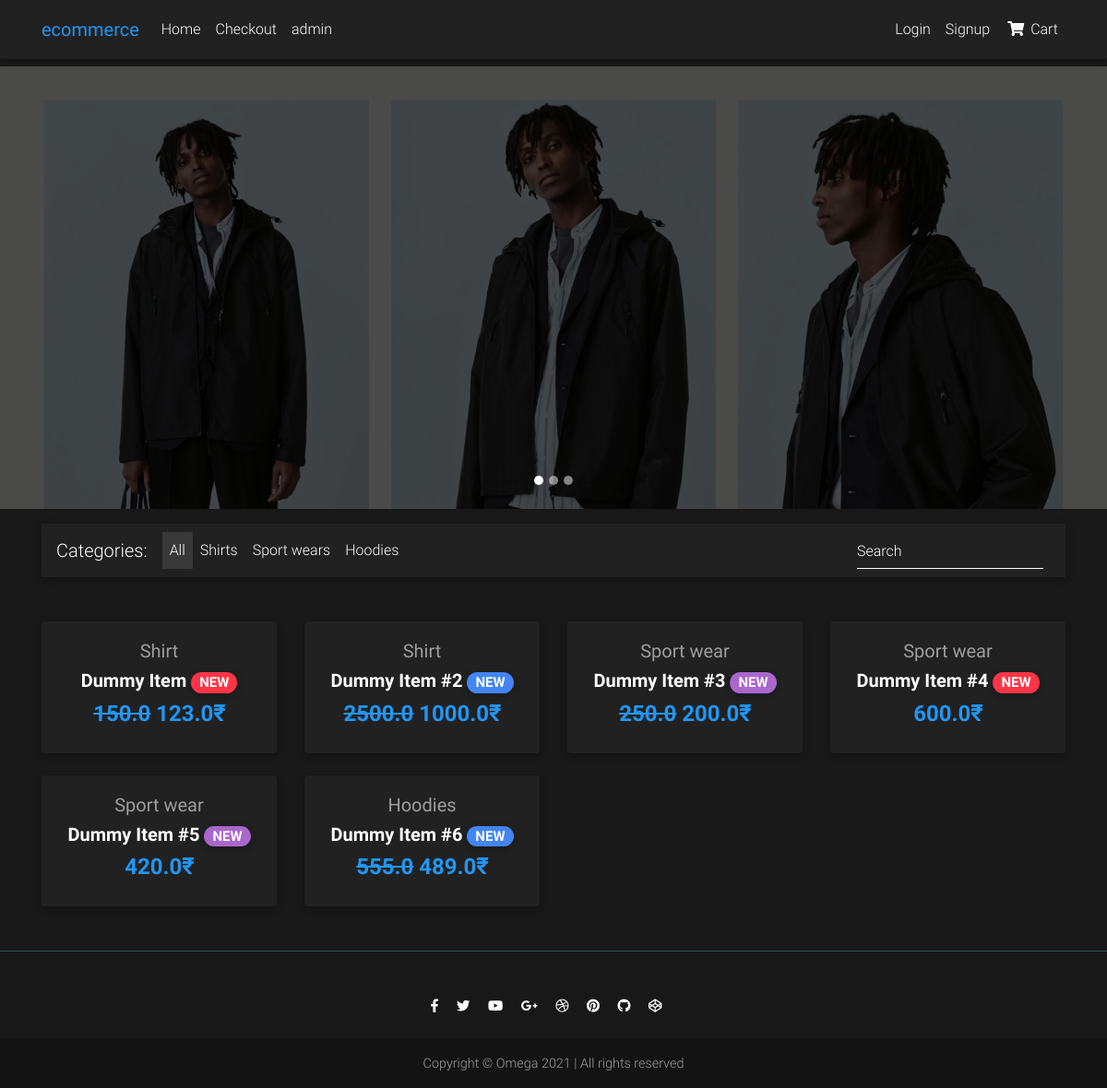
/, run on an earlier commit of the app's database.
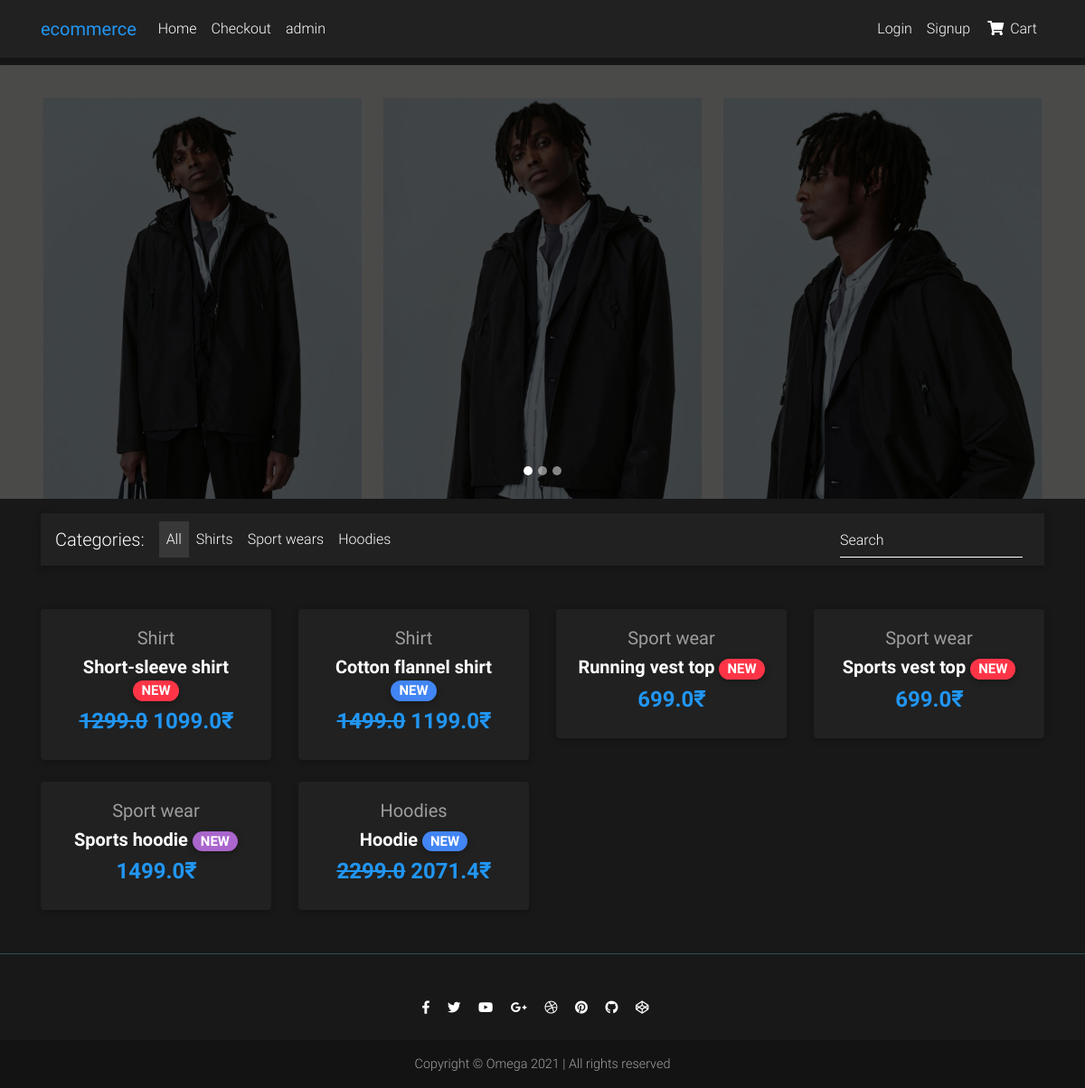
And on a later commit of the database.
### core/models.py (models this page shows, shortened)
class Item(models.Model):
    title = models.CharField(max_length=100)
    price = models.FloatField()
    discount_price = models.FloatField(blank=True, null=True)
    category = models.CharField(choices=CATEGORY_CHOICES, max_length=2)
    label = models.CharField(choices=LABEL_CHOICES, max_length=1)
    image = models.ImageField(upload_to="img/%y")
    slug = models.SlugField(default="test-product")
    description = models.TextField()
    additional_image1 = models.ImageField(
        upload_to="img/%y", blank=True, null=True)
    additional_image2 = models.ImageField(
        upload_to="img/%y", blank=True, null=True)
    additional_image3 = models.ImageField(
        upload_to="img/%y", blank=True, null=True)
    additional_info = models.TextField(default="This is a description field.")
    def get_absolute_url(self):
        return reverse("core:product", kwargs={
            'slug': self.slug
        })

### core/views.py (the view)
# urls.py: path('', HomeView.as_view(), name='home'),
class HomeView(ListView):
    model = Item
    paginate_by = 8
    template_name = "home.html"

### templates/home.html (shortened to what this page needs)
{% extends "base.html" %} {% load static %}
{% block body %}
<div id="carousel-example-1z" class="carousel slide carousel-fade " data-ride="carousel">
    <ol class="carousel-indicators">
        <li data-target="#carousel-example-1z" data-slide-to="0" class="active"></li>
        <li data-target="#carousel-example-1z" data-slide-to="1"></li>
        <li data-target="#carousel-example-1z" data-slide-to="2"></li>
    </ol>
    <div class="carousel-inner" role="listbox">
        <div class="carousel-item active">
            <div class="view"
                style="background-image: url('/static/img/carousel/carousel1.jpg'); background-repeat: no-repeat; background-size: cover;">
                <div class="mask rgba-black-strong d-flex justify-content-center align-items-center">
                </div>
            </div>
        </div>
    </div>
    <a class="carousel-control-prev" href="#carousel-example-1z" role="button" data-slide="prev">
        <span class="carousel-control-prev-icon" aria-hidden="true"></span>
    </a>
    <a class="carousel-control-next" href="#carousel-example-1z" role="button" data-slide="next">
        <span class="carousel-control-next-icon" aria-hidden="true"></span>
    </a>
</div>
<main>
    <div class="container">
        <nav class="navbar navbar-expand-lg navbar-dark bg-dark lighten-3 mt-3 mb-5">
            <span class="navbar-brand">Categories:</span>
            <div class="collapse navbar-collapse" id="basicExampleNav">
                <ul class="navbar-nav mr-auto">
                    <li class="nav-item active">
                        <a class="nav-link" href="#">All
                        </a>
                    </li>
                    <li class="nav-item">
                        <a class="nav-link" href="#">Shirts</a>
                    </li>
                    <li class="nav-item">
                        <a class="nav-link" href="#">Sport wears</a>
                    </li>
                    <li class="nav-item">
                        <a class="nav-link" href="#">Hoodies</a>
                    </li>
                </ul>
                <form class="form-inline">
                    <div class="md-form my-0">
                        <input class="form-control mr-sm-2" type="text" placeholder="Search" aria-label="Search">
                    </div>
                </form>
            </div>
        </nav>
        <section class="text-center mb-4">
            <div class="row wow fadeIn">
                {% for item in object_list %}
                <div class="col-lg-3 col-md-6 mb-4">
                    <div class="card text-white bg-dark">
                        <div class="card-body text-center">
                            <a href="" class="grey-text">
                                <h5>{{ item.get_category_display }}</h5>
                            </a>
                            <h5>
                                <strong>
                                    <a href="{{ item.get_absolute_url }}" class="text-white">{{ item.title }}
                                        <span class="badge badge-pill {{ item.get_label_display }}-color">NEW</span>
                                    </a>
                                </strong>
                            </h5>
                            <h4 class="font-weight-bold blue-text">
                                <strong>
                                    {% if item.discount_price %}
                                    <del>{{ item.price }}</del>
                                    {{ item.discount_price }}&#8377
                                    {% else %}
                                    {{ item.price }}&#8377
                                    {% endif %}
                                </strong>
                            </h4>
                        </div>
                    </div>
                </div>
                {% endfor%}
            </div>
        </section>
    </div>
</main>
{% endblock body %}

### templates/base.html (shortened to what this page needs)
{% load static %}
{% load cart_template_tags %}
<!DOCTYPE html>
<html lang="en">
<head>
    <link rel="stylesheet" href="https://use.fontawesome.com/releases/v5.11.2/css/all.css">
    <link href="{% static 'css/bootstrap.min.css' %}" rel="stylesheet">
    <link href="{% static 'css/mdb.min.css' %}" rel="stylesheet">
    <link href="{% static 'css/style.min.css' %}" rel="stylesheet">
</head>
{% include "navbar.html" %}
<body style="background-color: #181818; color: white;">
    <div class="mt-5 pt-4">
    </div>
    {% block body %}
    {% endblock body %}
    {% include "footer.html" %}
</body>
</html>

### templates/navbar.html (shortened to what this page needs)
{% load cart_template_tags %}
<nav class="navbar fixed-top navbar-expand-lg navbar-dark bg-dark white scrolling-navbar">
    <div class="container">
        <a class="navbar-brand waves-effect" href="/">
            <strong class="blue-text">ecommerce</strong>
        </a>
        <div class="collapse navbar-collapse" id="navbarSupportedContent">
            <ul class="navbar-nav mr-auto">
                <li class="nav-item {% block homeactive %}{% endblock homeactive %}">
                    <a class="nav-link waves-effect" href="/">Home
                    </a>
                </li>
                <li class="nav-item {% block checkoutactive %}{% endblock checkoutactive %}">
                    <a class="nav-link waves-effect" href="/checkout">Checkout</a>
                </li>
                <li class="nav-item">
                    <a class="nav-link waves-effect" href="/admin">admin</a>
                </li>
            </ul>
            <ul class="navbar-nav nav-flex-icons">
                {% if request.user.is_authenticated %}
                <li class="nav-item {% block cartactive %}{% endblock cartactive %}">
                    <a class="nav-link waves-effect" href="/order-summary">
                        <span class="badge red z-depth-1 mr-1"> {{ request.user|cart_item_count }} </span>
                        <i class="fas fa-shopping-cart"></i>
                        <span class="clearfix d-none d-sm-inline-block"> Cart </span>
                    </a>
                </li>
                <li class="nav-item">
                    <a class="nav-link waves-effect" href="{% url 'account_logout' %}">
                        <span class="clearfix d-none d-sm-inline-block"> Logout </span>
                    </a>
                </li>
                {% else %}
                <li class="nav-item">
                    <a class="nav-link waves-effect" href="{% url 'account_login' %}">
                        <span class="clearfix d-none d-sm-inline-block"> Login </span>
                    </a>
                </li>
                <li class="nav-item">
                    <a class="nav-link waves-effect" href="{% url 'account_signup' %}">
                        <span class="clearfix d-none d-sm-inline-block"> Signup </span>
                    </a>
                </li>
                <li class="nav-item">
                    <a class="nav-link waves-effect" href="{% url 'account_signup' %}">
                        <i class="fas fa-shopping-cart"></i>
                        <span class="clearfix d-none d-sm-inline-block"> Cart </span>
                    </a>
                </li>
                {% endif %}
            </ul>
        </div>
    </div>
</nav>

### templates/footer.html
{% load static %}
<footer class="page-footer text-center font-small mt-4 wow fadeIn"
    style="background-color: #181818; border-top: 1px solid darkslategray;">
    <hr class="my-4">
    <div class="pb-4">
        <a href="#">
            <i class="fab fa-facebook-f mr-3"></i>
        </a>
        <a href="#">
            <i class="fab fa-twitter mr-3"></i>
        </a>
        <a href="#">
            <i class="fab fa-youtube mr-3"></i>
        </a>
        <a href="#">
            <i class="fab fa-google-plus-g mr-3"></i>
        </a>
        <a href="#">
            <i class="fab fa-dribbble mr-3"></i>
        </a>
        <a href="#">
            <i class="fab fa-pinterest mr-3"></i>
        </a>
        <a href="https://github.com/OmegaCoding5505" target="_blank">
            <i class="fab fa-github mr-3"></i>
        </a>
        <a href="#">
            <i class="fab fa-codepen mr-3"></i>
        </a>
    </div>
    <div class="footer-copyright py-3">
        Copyright &copy; Omega 2021 | All rights reserved
    </div>
</footer>

### templates/scripts.html (shortened to what this page needs)
{% load static %}

### templates/home.html (style rules this page uses)
html, body, header, .carousel { height: 60vh; }

What changed in the data, as far as the page shows it:
changed Item: title "Dummy Item" → "Short-sleeve shirt"; price "150.0" → "1299.0"; discount_price "123.0" → "1099.0"
changed Item: title "Dummy Item #2" → "Cotton flannel shirt"; price "2500.0" → "1499.0"; discount_price "1000.0" → "1199.0"
changed Item: title "Dummy Item #3" → "Running vest top"; label "s" → "d" (drawn); price "250.0" → "699.0"; discount_price "200.0" → (not shown)
changed Item: title "Dummy Item #4" → "Sports vest top"; price "600.0" → "699.0"
changed Item: title "Dummy Item #5" → "Sports hoodie"; price "420.0" → "1499.0"
changed Item "Hoodies": title "Dummy Item #6" → "Hoodie"; price "555.0" → "2299.0"; discount_price "489.0" → "2071.4"
